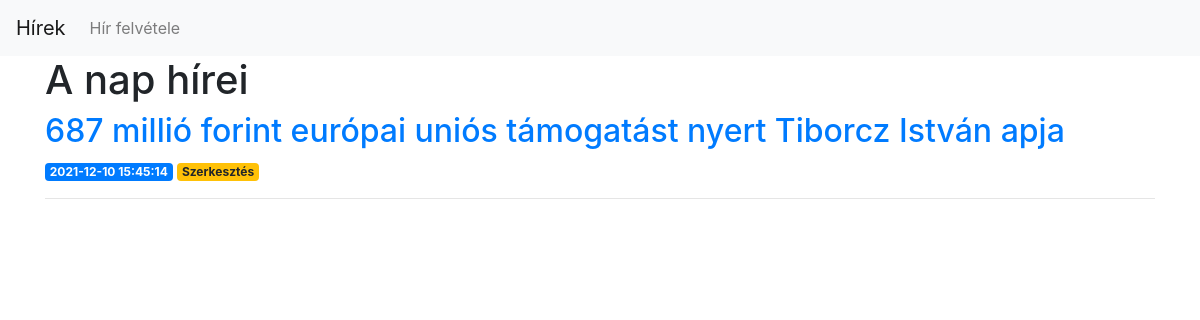
The app's page /, older data.
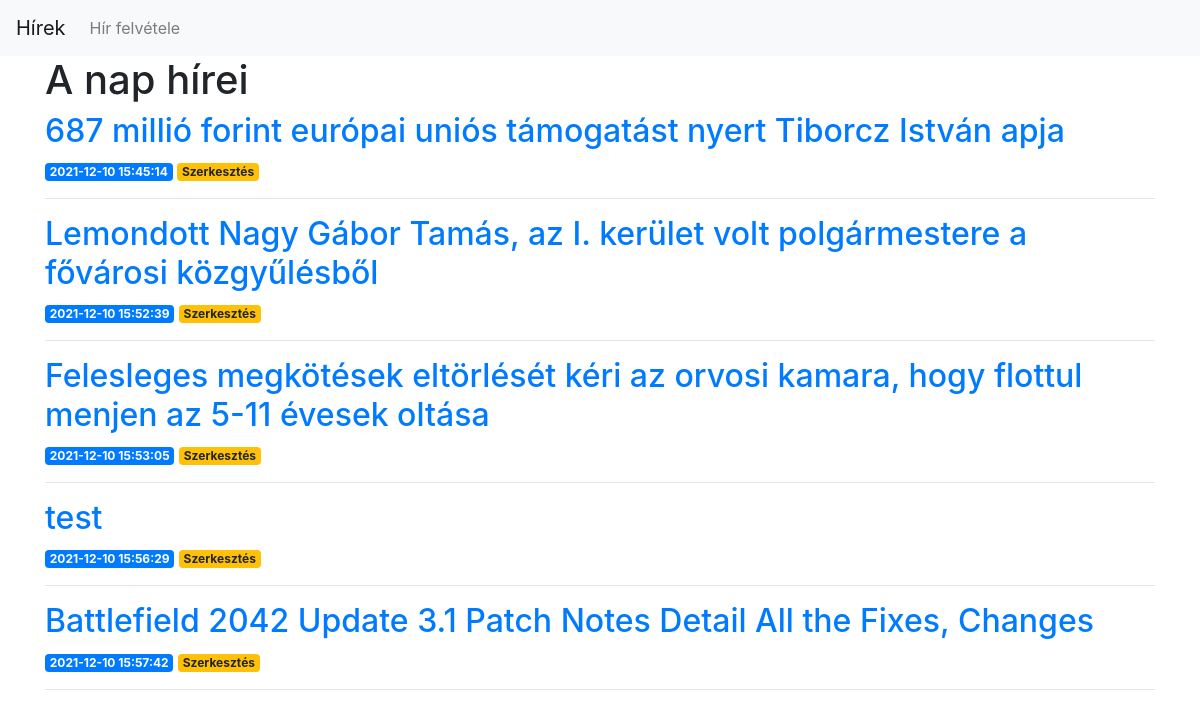
The same page, newer data.
### tables this page shows
CREATE TABLE posts (
    id INTEGER PRIMARY KEY AUTOINCREMENT,
    created TIMESTAMP NOT NULL DEFAULT CURRENT_TIMESTAMP,
    title TEXT NOT NULL,
    content TEXT NOT NULL
);

### app.py (the view)
@app.route('/')
def index():
    conn = get_db_connection()
    posts = conn.execute('SELECT * FROM posts').fetchall()
    conn.close()
    return render_template('index.html', posts=posts)

### app.py (called while the page is built)
def get_db_connection():
    conn = sqlite3.connect('database.db')
    conn.row_factory = sqlite3.Row
    return conn

### templates/index.html
{% extends 'base.html' %}
{% block content %}
    <h1>{% block title %} A nap hírei {% endblock %}</h1>
	{% for post in posts %}
        <a href="{{ url_for('post', post_id=post['id']) }}">
            <h2>{{ post['title'] }}</h2>
        </a>
        <span class="badge badge-primary">{{ post['created'] }}</span>
        <a href="{{ url_for('edit', id=post['id']) }}">
            <span class="badge badge-warning">Szerkesztés</span>
        </a>
        <hr>
    {% endfor %}
{% endblock %}

### templates/base.html (shortened to what this page needs)
<!doctype html>
<html lang="en">
  <head>
    <link rel="stylesheet" href="https://stackpath.bootstrapcdn.com/bootstrap/4.3.1/css/bootstrap.min.css">
  </head>
  <body>
    <nav class="navbar navbar-expand-md navbar-light bg-light">
        <a class="navbar-brand" href="{{ url_for('index')}}">Hírek</a>
        <div class="collapse navbar-collapse" id="navbarNav">
            <ul class="navbar-nav">
            <li class="nav-item">
                <a class="nav-link" href="{{url_for('create')}}">Hír felvétele</a>
            </li>
            </ul>
        </div>
    </nav>
    <div class="container">
        {% block content %} {% endblock %}
    </div>
  </body>
</html>

Row changes from the older to the newer data that the page shows:
added posts: title "Lemondott Nagy Gábor Tamás, az I. kerület volt polgármestere a fővárosi közgyűlésből", created "2021-12-10 15:52:39"
added posts: title "Felesleges megkötések eltörlését kéri az orvosi kamara, hogy flottul menjen az 5-11 évesek oltása", created "2021-12-10 15:53:05"
added posts: title "test", created "2021-12-10 15:56:29"
added posts: title "Battlefield 2042 Update 3.1 Patch Notes Detail All the Fixes, Changes", created "2021-12-10 15:57:42"
